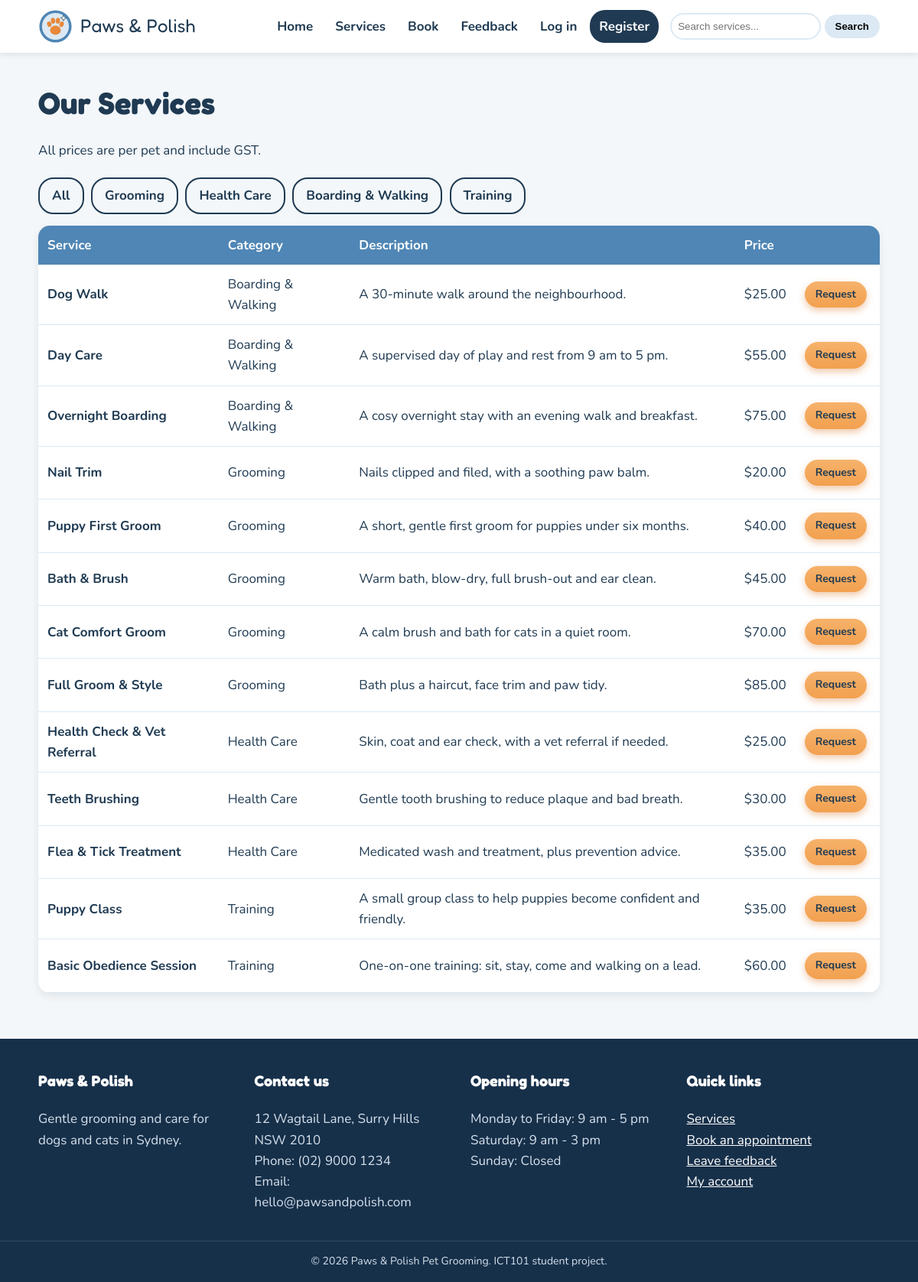
/services.php, run on the app's committed database.
### tables this page shows
CREATE TABLE services (
    service_id   INT AUTO_INCREMENT PRIMARY KEY,
    category     VARCHAR(50)  NOT NULL,
    service_name VARCHAR(100) NOT NULL,
    description  VARCHAR(255) NOT NULL,
    price        DECIMAL(6,2) NOT NULL
);

### services.php (the view, shortened to what this page needs)
<?php
include "db.php";
include "header.php";
if (isset($_GET['category'])) {
    $category = mysqli_real_escape_string($conn, $_GET['category']);
    $sql = "SELECT * FROM services WHERE category = '$category' ORDER BY price";
} else {
    $sql = "SELECT * FROM services ORDER BY category, price";
}
$result = mysqli_query($conn, $sql);
?>
<section class="container">
    <h1>Our Services</h1>
    <p>All prices are per pet and include GST.</p>
    <div class="filters">
        <a href="services.php">All</a>
        <a href="services.php?category=Grooming">Grooming</a>
        <a href="services.php?category=Health Care">Health Care</a>
        <a href="services.php?category=Boarding %26 Walking">Boarding &amp; Walking</a>
        <a href="services.php?category=Training">Training</a>
    </div>
    <table>
        <tr>
            <th>Service</th>
            <th class="hide-mobile">Category</th>
            <th class="hide-mobile">Description</th>
            <th>Price</th>
            <th></th>
        </tr>
        <?php while ($row = mysqli_fetch_assoc($result)) { ?>
            <tr>
                <td><strong><?php echo $row['service_name']; ?></strong></td>
                <td class="hide-mobile"><?php echo $row['category']; ?></td>
                <td class="hide-mobile"><?php echo $row['description']; ?></td>
                <td>$<?php echo $row['price']; ?></td>
                <td><a href="booking.php?service=<?php echo $row['service_id']; ?>" class="button button-small">Request</a></td>
            </tr>
        <?php } ?>
    </table>
</section>
<?php include "footer.php"; ?>

### style.css (style rules this page uses)
body { margin: 0; font-family: "Nunito", Arial, sans-serif; font-size: 17px; line-height: 1.6; color: #1F3A52; background-color: #F3F7FA; }
h1, h2, h3 { font-family: "Fredoka", Arial, sans-serif; color: #1F3A52; }
h1 { font-size: 40px; margin-bottom: 10px; }
a { color: #2E5F8A; }
.container { max-width: 1100px; margin: 0 auto; padding: 0 20px 20px; }
.button { display: inline-block; padding: 12px 24px; margin: 5px 5px 5px 0; border: none; border-radius: 30px; background: linear-gradient(to bottom, #F6B26B, #F2A04F); color: #1F3A52; font-size: 16px; font-weight: bold; text-decoration: none; cursor: pointer; box-shadow: 0 4px 10px rgba(217, 119, 43, 0.4); transition: transform 0.2s; }
.button-small { padding: 6px 14px; font-size: 14px; }
.filters a { display: inline-block; margin: 5px 5px 15px 0; padding: 8px 16px; border: 2px solid #1F3A52; border-radius: 20px; color: #1F3A52; font-weight: bold; text-decoration: none; transition: background-color 0.3s, color 0.3s; }
table { width: 100%; border-collapse: collapse; background-color: white; border-radius: 15px; overflow: hidden; box-shadow: 0 4px 12px rgba(0, 0, 0, 0.08); }
th { background-color: #4F86B5; color: white; text-align: left; padding: 12px; }
td { padding: 12px; border-bottom: 1px solid #DCE9F4; }

### data on the page
services: service_name "Dog Walk", category "Boarding & Walking", description "A 30-minute walk around the neighbourhood.", price "25.00"
services: service_name "Day Care", category "Boarding & Walking", description "A supervised day of play and rest from 9 am to 5 pm.", price "55.00"
services: service_name "Overnight Boarding", category "Boarding & Walking", description "A cosy overnight stay with an evening walk and breakfast.", price "75.00"
services: service_name "Nail Trim", category "Grooming", description "Nails clipped and filed, with a soothing paw balm.", price "20.00"
services: service_name "Puppy First Groom", category "Grooming", description "A short, gentle first groom for puppies under six months.", price "40.00"
services: service_name "Bath & Brush", category "Grooming", description "Warm bath, blow-dry, full brush-out and ear clean.", price "45.00"
services: service_name "Cat Comfort Groom", category "Grooming", description "A calm brush and bath for cats in a quiet room.", price "70.00"
services: service_name "Full Groom & Style", category "Grooming", description "Bath plus a haircut, face trim and paw tidy.", price "85.00"
services: service_name "Health Check & Vet Referral", category "Health Care", description "Skin, coat and ear check, with a vet referral if needed.", price "25.00"
services: service_name "Teeth Brushing", category "Health Care", description "Gentle tooth brushing to reduce plaque and bad breath.", price "30.00"
services: service_name "Flea & Tick Treatment", category "Health Care", description "Medicated wash and treatment, plus prevention advice.", price "35.00"
services: service_name "Puppy Class", category "Training", description "A small group class to help puppies become confident and friendly.", price "35.00"
services: service_name "Basic Obedience Session", category "Training", description "One-on-one training: sit, stay, come and walking on a lead.", price "60.00"
